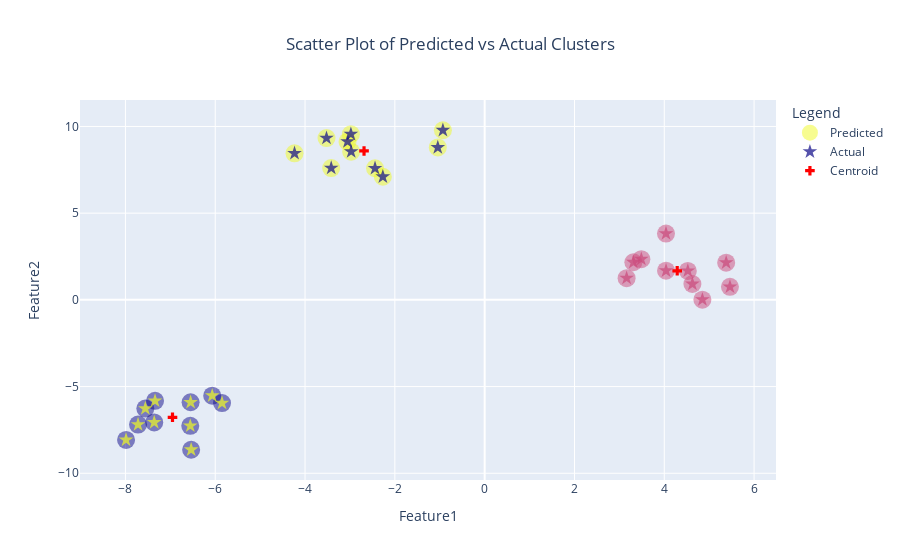

Notebook code cell kept with this figure:
### Code cell
# Second plot version with plotly

trace_actual = go.Scatter(
    x=df['Feature1'], y=df['Feature2'],
    mode='markers',
    marker=dict(color=df["Cluster"], size=11, opacity=0.7, symbol='star'),
    name='Actual'
)

trace_predicted = go.Scatter(
    x=df['Feature1'], y=df['Feature2'],
    mode='markers',
    marker=dict(color=PredictedClusters, size=18, opacity=0.5, symbol='circle'),
    name='Predicted'
)


trace_centroids = go.Scatter(
    x=centroids[:, 0], y=centroids[:, 1],
    mode='markers',
    marker=dict(color='red', size=8, symbol='cross'),
    name='Centroid'
)

# Create the figure
fig = go.Figure(data=[trace_predicted, trace_actual, trace_centroids])

# Update layout
fig.update_layout(
    title='Scatter Plot of Predicted vs Actual Clusters',
    xaxis_title='Feature1',
    yaxis_title='Feature2',
    legend_title='Legend',
    title_x=0.5
)

# Show the figure
fig.show()

### Figure 1 — Plotly figure (JSON) as saved in the notebook; plotly's stock layout.template omitted (floating-point values rounded to 4 significant figures)
{"data": [{"marker": {"color": [2, 1, 1, 1, 2, 2, 1, 0, 2, 0, 1, 0, 1, 1, 2, 1, 0, 2, 2, 0, 0, 0, 0, 1, 1, 2, 0, 2, 2, 0], "opacity": 0.5, "size": 18, "symbol": "circle"}, "mode": "markers", "name": "Predicted", "type": "scatter", "x": [-2.979, 3.161, 3.489, 4.038, -1.044, -3.522, 5.378, -7.34, -2.267, -6.536, 4.524, -6.556, 4.039, 4.849, -3.054, 3.312, -5.849, -2.442, -3.417, -7.557, -7.719, -7.359, -6.067, 4.626, 5.462, -4.234, -7.986, -0.93, -2.973, -6.548], "y": [9.557, 1.253, 2.349, 3.825, 8.789, 9.329, 2.145, -5.823, 7.101, -8.643, 1.672, -7.265, 1.681, 0.0135, 9.125, 2.17, -5.949, 7.59, 7.602, -6.268, -7.189, -7.066, -5.524, 0.9155, 0.7523, 8.452, -8.076, 9.782, 8.549, -5.905]}, {"marker": {"color": [0, 1, 1, 1, 0, 0, 1, 2, 0, 2, 1, 2, 1, 1, 0, 1, 2, 0, 0, 2, 2, 2, 2, 1, 1, 0, 2, 0, 0, 2], "opacity": 0.7, "size": 11, "symbol": "star"}, "mode": "markers", "name": "Actual", "type": "scatter", "x": [-2.979, 3.161, 3.489, 4.038, -1.044, -3.522, 5.378, -7.34, -2.267, -6.536, 4.524, -6.556, 4.039, 4.849, -3.054, 3.312, -5.849, -2.442, -3.417, -7.557, -7.719, -7.359, -6.067, 4.626, 5.462, -4.234, -7.986, -0.93, -2.973, -6.548], "y": [9.557, 1.253, 2.349, 3.825, 8.789, 9.329, 2.145, -5.823, 7.101, -8.643, 1.672, -7.265, 1.681, 0.0135, 9.125, 2.17, -5.949, 7.59, 7.602, -6.268, -7.189, -7.066, -5.524, 0.9155, 0.7523, 8.452, -8.076, 9.782, 8.549, -5.905]}, {"marker": {"color": "red", "size": 8, "symbol": "cross"}, "mode": "markers", "name": "Centroid", "type": "scatter", "x": [-6.952, 4.288, -2.686], "y": [-6.771, 1.678, 8.587]}], "layout": {"autosize": true, "legend": {"title": {"text": "Legend"}}, "title": {"text": "Scatter Plot of Predicted vs Actual Clusters", "x": 0.5}, "xaxis": {"autorange": true, "range": [-8.91, 6.387], "title": {"text": "Feature1"}, "type": "linear"}, "yaxis": {"autorange": true, "range": [-11.32, 12.46], "title": {"text": "Feature2"}, "type": "linear"}}}
